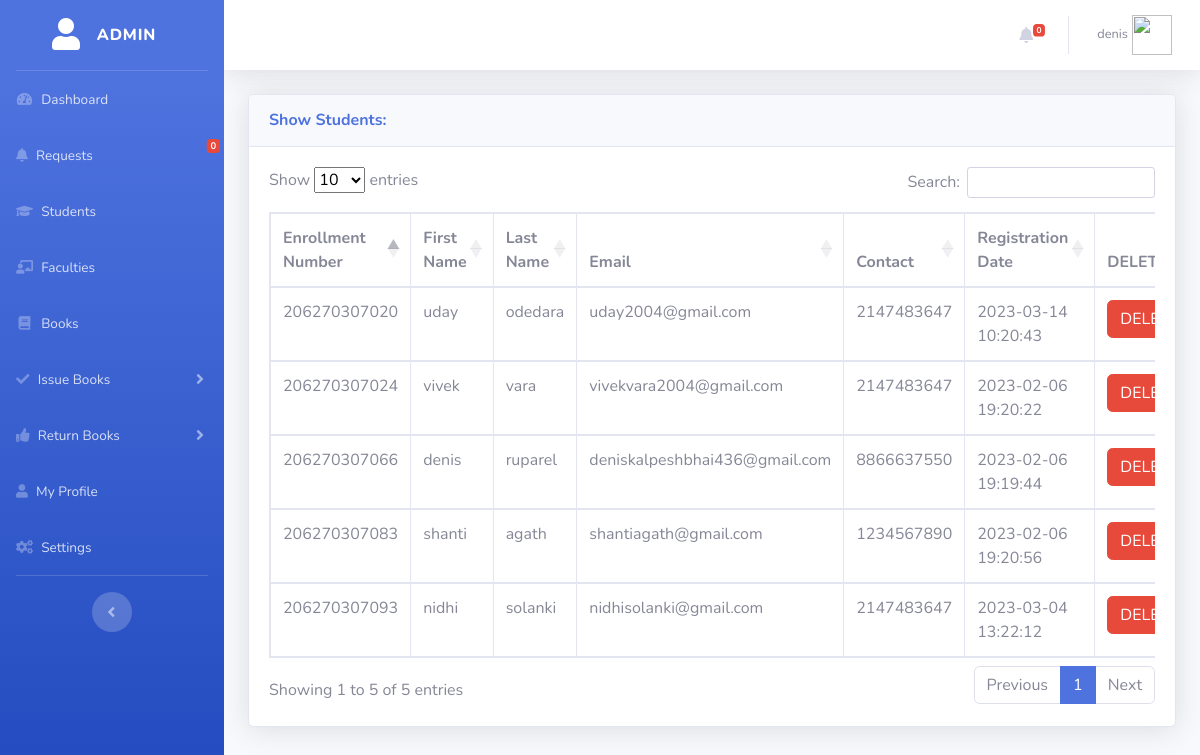
The app's page /show_students.php (signed in) with its own data.
### tables this page shows
CREATE TABLE IF NOT EXISTS `register` (
  `enrollment_number` bigint NOT NULL,
  `first_name` varchar(30) NOT NULL,
  `last_name` varchar(30) NOT NULL,
  `email` varchar(30) NOT NULL,
  `contact` bigint NOT NULL,
  `password` varchar(15) NOT NULL,
  `user_avatar` varchar(100) NOT NULL,
  `date` datetime NOT NULL DEFAULT CURRENT_TIMESTAMP,
  PRIMARY KEY (`enrollment_number`)
);

### show_students.php (the view, shortened to what this page needs)
<?php
include('admin/header.php');
include('admin/navbar.php');
include('security.php');
?>
<div class="container-fluid">
<div class="card shadow mb-4">
  <div class="card-header py-3">
    <h6 class="m-0 font-weight-bold text-primary">Show Students: </h6>
  </div>
  <div class="card-body">
    <div class="table-responsive">
      <table class="table table-bordered" id="datatableid" width="100%" cellspacing="0">
        <thead>
          <tr>
            <th> Enrollment Number </th>
            <th> First Name </th>
            <th> Last Name </th>
            <th> Email </th>
            <th> Contact </th>
            <th> Registration Date </th>
            <th>DELETE </th>
          </tr>
        </thead>
        <tbody>
        <?php
        $query = "SELECT * FROM register";
        $query_run = mysqli_query($connection, $query);
        if(mysqli_num_rows($query_run) > 0){
          while($row = mysqli_fetch_assoc($query_run)){
          ?>
            <tr>
            <td><?php  echo $row['enrollment_number']; ?></td>
            <td><?php  echo $row['first_name']; ?></td>
            <td><?php  echo $row['last_name']; ?></td>
            <td><?php  echo $row['email']; ?></td>
            <td><?php  echo $row['contact']; ?></td>
            <td><?php  echo $row['date']; ?></td>
              <td>
                  <form action="modify_students.php" method="post">
                    <button type="submit" name="delete_btn" class="btn btn-danger"> DELETE</button>
                  </form>
              </td>
            </tr>
          <?php
          }
        }
        else{
          echo "No Record Found";
        }
          ?>
        </tbody>
      </table>
    </div>
  </div>
</div>
</div>
</div>
</div>

### records on screen
register: enrollment_number "206270307020", first_name "uday", last_name "odedara", email "uday2004@gmail.com", contact "2147483647", date "2023-03-14 10:20:43"
register: enrollment_number "206270307024", first_name "vivek", last_name "vara", email "vivekvara2004@gmail.com", contact "2147483647", date "2023-02-06 19:20:22"
register: enrollment_number "206270307066", first_name "denis", last_name "ruparel", email "deniskalpeshbhai436@gmail.com", contact "8866637550", date "2023-02-06 19:19:44"
register: enrollment_number "206270307083", first_name "shanti", last_name "agath", email "shantiagath@gmail.com", contact "1234567890", date "2023-02-06 19:20:56"
register: enrollment_number "206270307093", first_name "nidhi", last_name "solanki", email "nidhisolanki@gmail.com", contact "2147483647", date "2023-03-04 13:22:12"

### other values on screen
$nrow "0"
$_SESSION['uid'] "denis"
